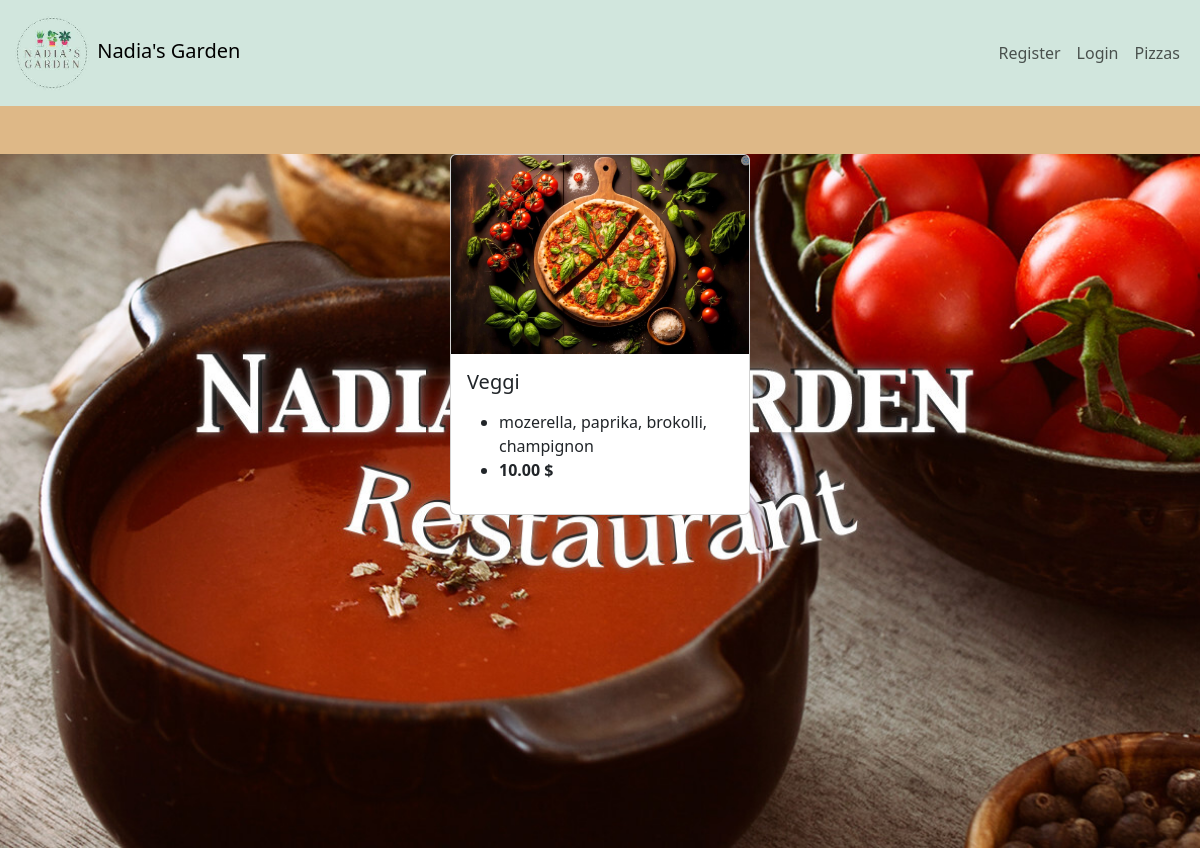
Page /order/2 on the committed database.
### pizzas/models.py (models this page shows, shortened)
class Pizza(models.Model):
    name = models.CharField(max_length=100)
    image = models.ImageField(upload_to="pizzas_pictures", blank=True, null=True)
    price = models.DecimalField(max_digits=10, decimal_places=2, default=10.00)
    topping = models.ManyToManyField(Toppings)

class Toppings(models.Model):
    name = models.CharField(max_length=100)
    def __str__(self):
        return self.name

### pizzas/views.py (the view, shortened to what this page needs)
# urls.py: path('order/<int:pk>', order, name='order'),
def order(request,pk):
    pizza=Pizza.objects.get(id=pk)
    form=OrderForm(request.POST)
    context={
        'pizza':pizza,
        'form':form
    }
    return render(request,'pizzas/order.html',context)

### pizzas/templates/pizzas/order.html (shortened to what this page needs)
{% extends 'pizzas/base.html' %}
{% block content %}
<div class="col-lg-3 mx-auto d-flex justify-content-center align-items-center mt-5">
<div class="card" style="width: 100%;">
    <img src="{{pizza.image.url}}" class="card-img-top" alt="...">
    <div class="card-body">
      <h5 class="card-title">{{pizza.name}}</h5>
      <p class="card-text">
        <ul>
            <li>
                {{pizza.topping.all |join:", "}}
            </li>
            <li>
              <strong> {{pizza.price}} $</strong>
            </li>
    </ul>
     </p>
    </div>
  </div>
</div>
{% endblock content %}

### static/css/style.css (style rules this page uses)
body { background-color: burlywood; }

### rows in the picture
Pizza: image (picture), name "Veggi", topping.all "mozerella, paprika, brokolli, champignon", price "10.00"
